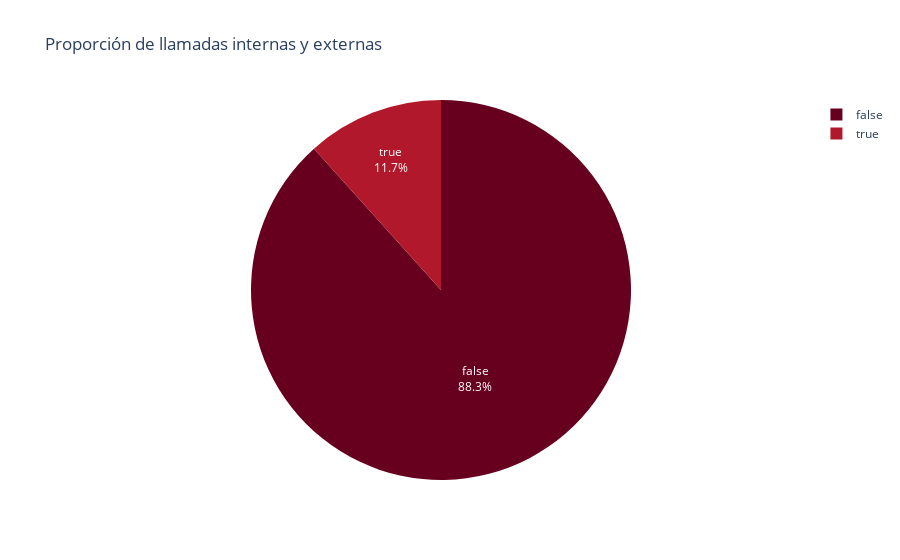

Write notebook code for a chart like this one.
### Code cell
#Proporción de llamadas internas y externas 
call_counts= df_merged.groupby('internal').agg({'operator_id':'count'})
call_counts.sort_values(by='operator_id', ascending=False)

#Creación del gráfico
labels = call_counts.index.to_list()
values = call_counts['operator_id'].values

df = px.data.tips()
fig = px.pie(df, values=values, names=labels, color_discrete_sequence=px.colors.sequential.RdBu, 
             title='Proporción de llamadas internas y externas')
fig.update_traces(textposition='inside', textinfo='percent+label')
fig.show()

### Figure 1 — Plotly figure (JSON) as saved in the notebook; plotly's stock layout.template omitted (floating-point values rounded to 4 significant figures)
{"data": [{"domain": {"x": [0, 1], "y": [0, 1]}, "hovertemplate": "label=%{label}<br>value=%{value}<extra></extra>", "labels": [false, true], "legendgroup": "", "name": "", "showlegend": true, "textinfo": "percent+label", "textposition": "inside", "type": "pie", "values": [47621, 6281]}], "layout": {"legend": {"tracegroupgap": 0}, "piecolorway": ["rgb(103,0,31)", "rgb(178,24,43)", "rgb(214,96,77)", "rgb(244,165,130)", "rgb(253,219,199)", "rgb(247,247,247)", "rgb(209,229,240)", "rgb(146,197,222)", "rgb(67,147,195)", "rgb(33,102,172)", "rgb(5,48,97)"], "title": {"text": "Proporción de llamadas internas y externas"}}}
